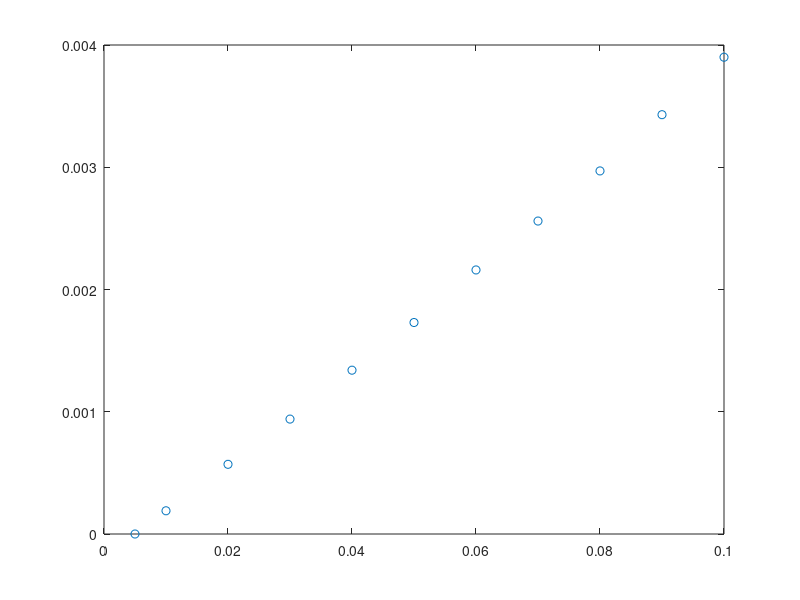

This chart was generated by the following MATLAB code: (Note: this script raises an error after producing the figure.)
clear all 

x = [5*10^-3 10*10^-3 20 *10^-3 30*10^-3 40*10^-3 50*10^-3 60*10^-3 70*10^-3 80*10^-3 90*10^-3 100*10^-3];
y = [0 19*10^-5 57*10^-5 94*10^-5 134*10^-5 173*10^-5 216*10^-5 256*10^-5 297*10^-5 343*10^-5 390*10^-5];
plot(x, y, 'o')


x0 =[1 1];

%gets the required function from model file
result = lsqcurvefit(@(x0, x) LinearModel(x0, x) , x0, x, y) %parameter
plot(x, y, 'o') %plot the data
hold on
syms xx 

%slope -> result(1)
% yintercept -> result(2)
fplot(result(1)*xx + result(2))

xlabel('x')
ylabel('y')
legend('data', 'lsqcurvefit for y = ax + b')

xlim ([0 0.15])
ylim([0 0.005])

fittedValues = result(1)*x + result(2);
residuals = y - fittedValues;
figure
plot(residuals, 'o')
title('Residuals')
%Compute the SSR
SSR1 = sum((y - fittedValues).^2)
%Compute the max absolute value residual
Abs_dev = max(abs(residuals))

